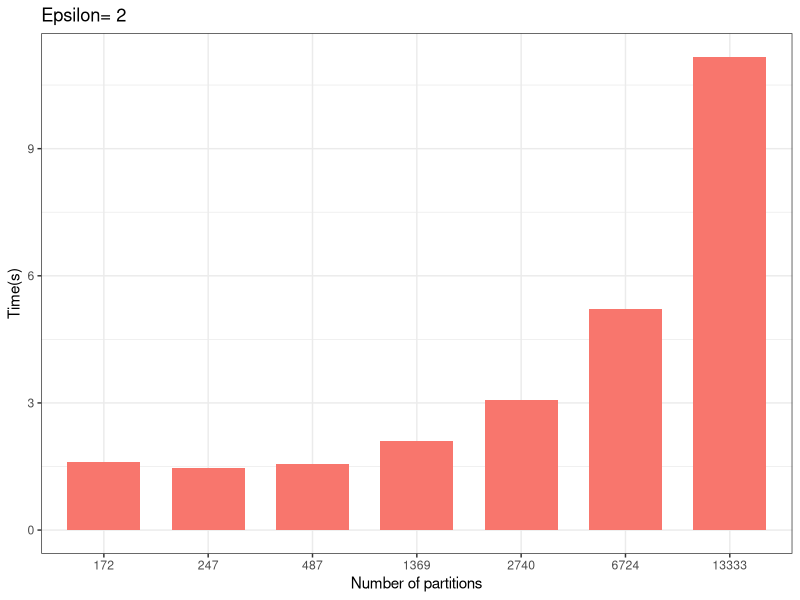
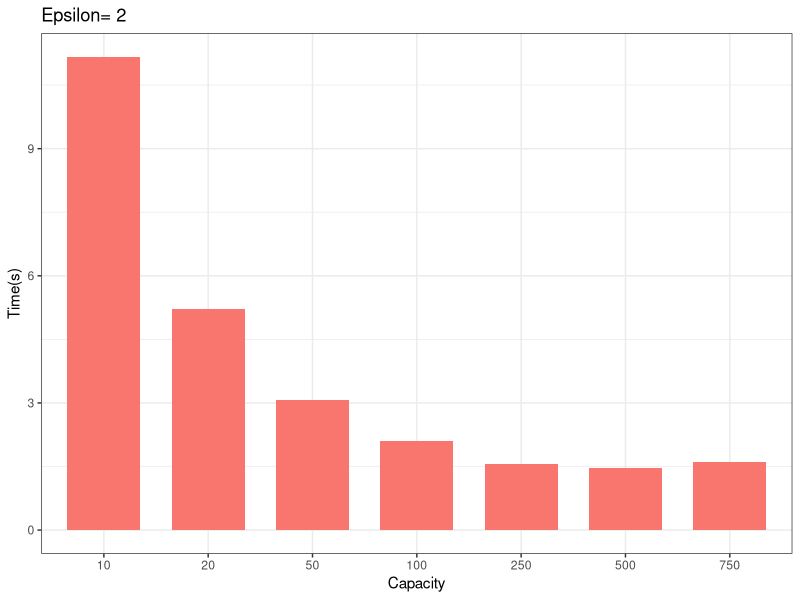
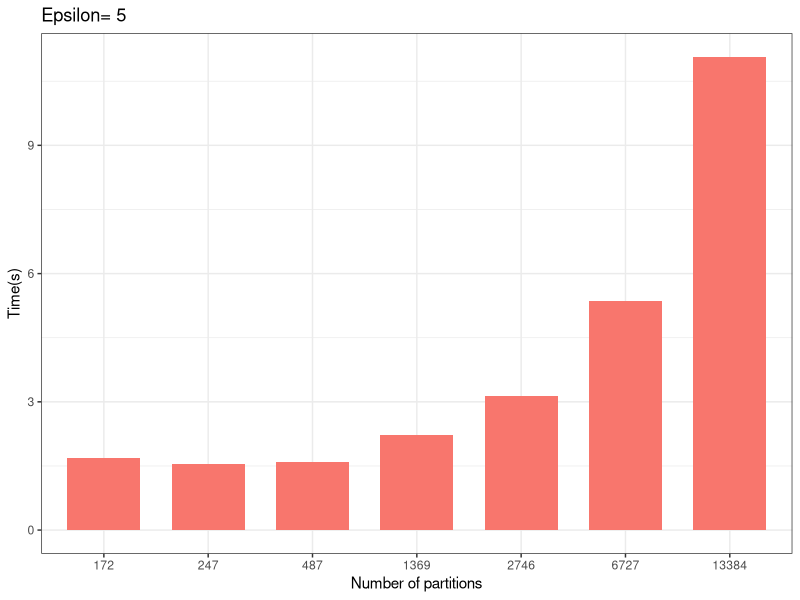
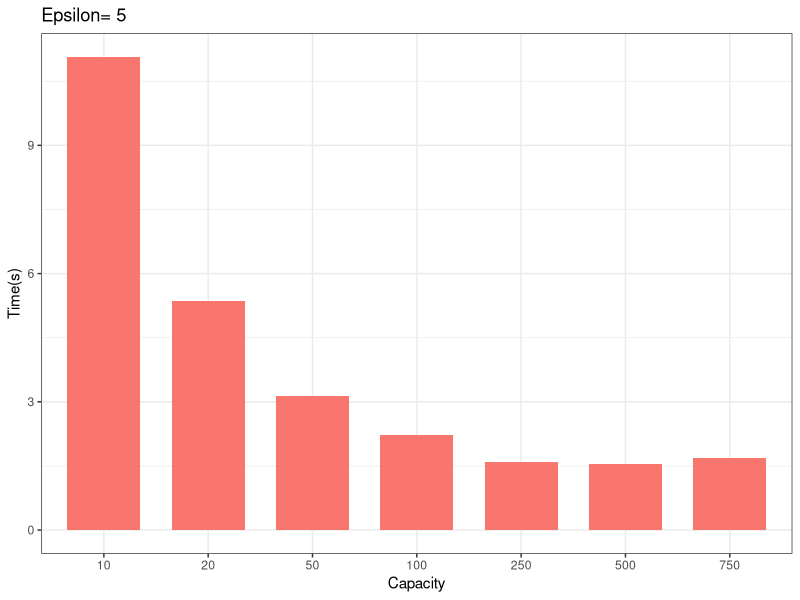
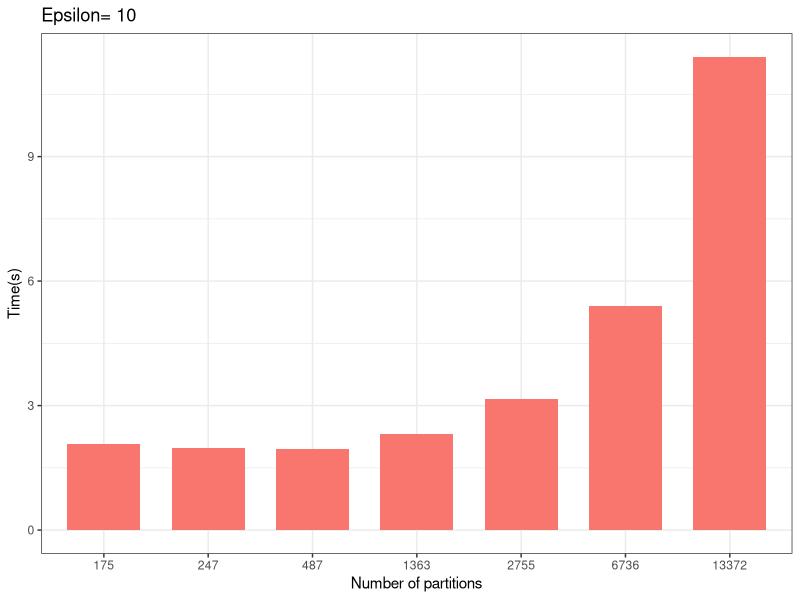
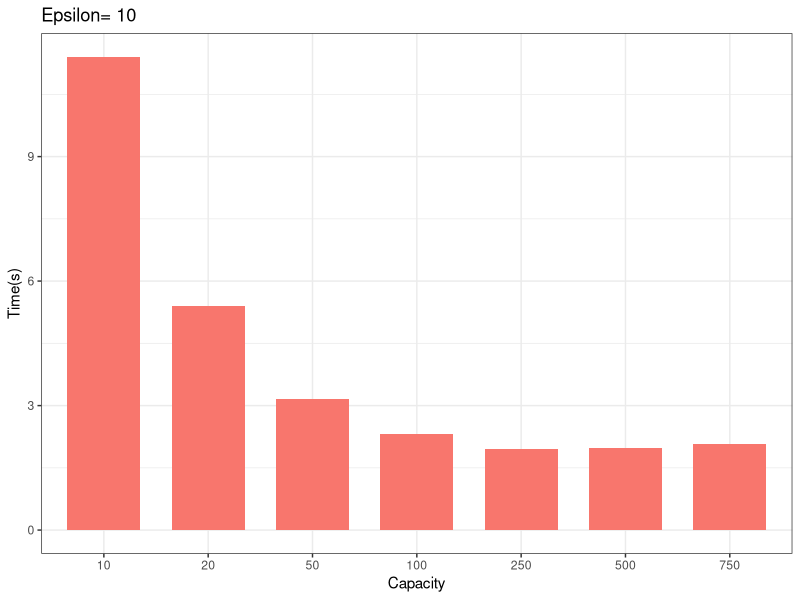
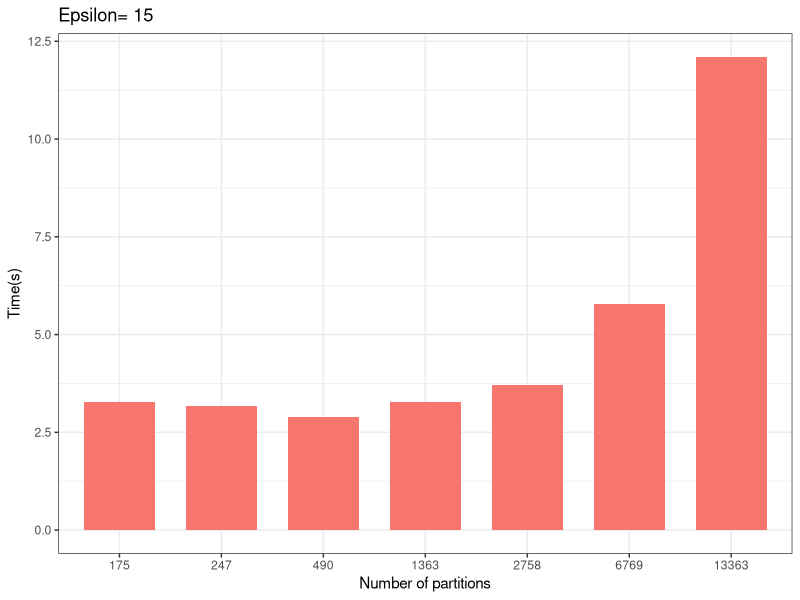
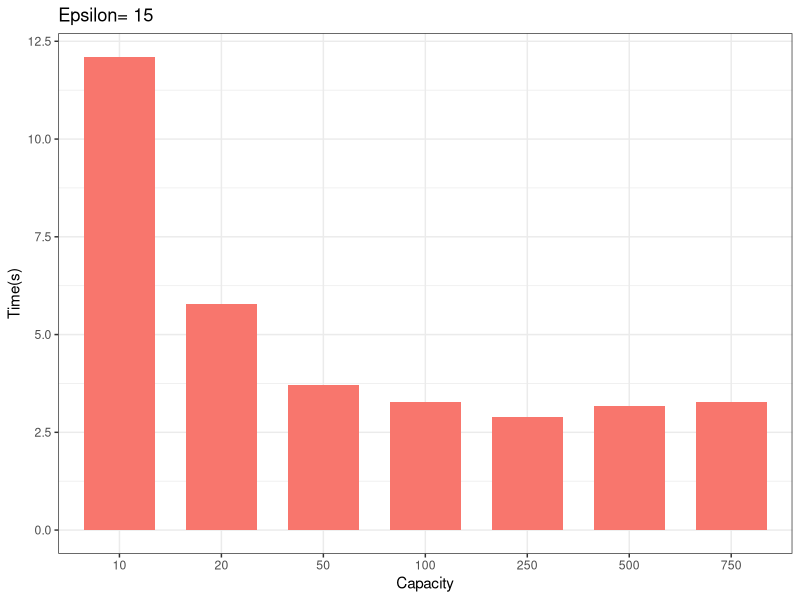

Write the R code that produced these figures, in order.
library(tidyverse)

mf = read_tsv("optimal_performance.tsv")

W = 5
H = 4
for(e in as.numeric(levels(as.factor(mf$epsilon)))) {
  d = mf |> filter(epsilon == e) 
  p = ggplot(d, aes(x = as.factor(partitions), y = time, fill="blue")) + 
    geom_col(width = 0.7, position="dodge") + 
    labs(x="Number of partitions", y="Time(s)", title = paste("Epsilon=",e)) +
    guides(fill="none") +
    theme_bw() 
  plot(p)
  ggsave(paste0("pflockE", e,"_by_partitions.pdf"), width = W, height = H)
  
  g = ggplot(d, aes(x = as.factor(capacity), y = time, fill="blue")) + 
    geom_col(width = 0.7, position="dodge") + 
    labs(x="Capacity", y="Time(s)", title = paste("Epsilon=",e)) +
    guides(fill="none") +
    theme_bw() 
  plot(g)
  ggsave(paste0("pflockE", e,"_by_capacity.pdf"), width = W, height = H)
}

